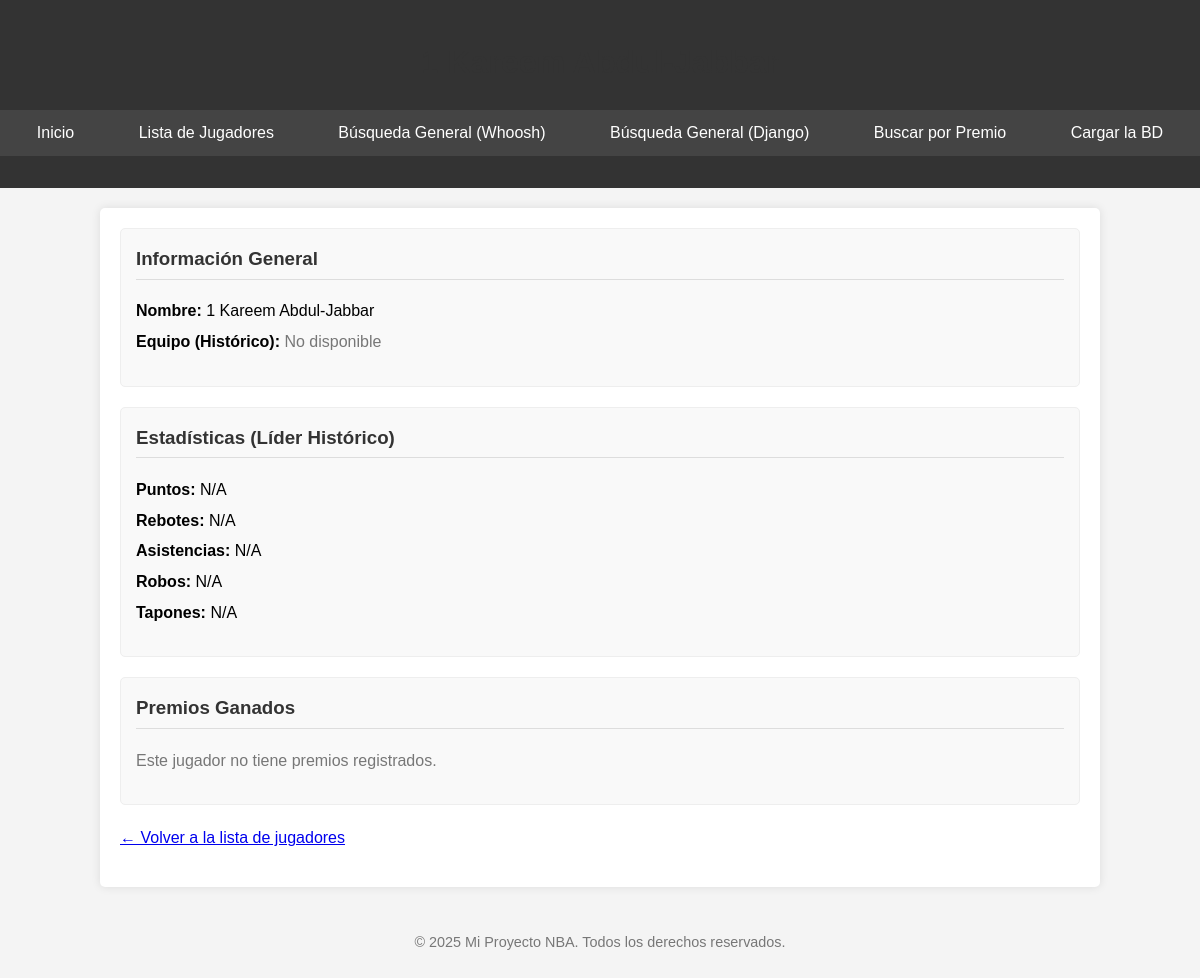
The page /jugadores/1217/ on the database its author committed.
### main/nba/models.py (models this page shows, shortened)
class Jugador(models.Model):
    nombre = models.CharField(max_length=100)
    equipo = models.CharField(max_length=100, null=True, blank=True)

class Estadistica(models.Model):
    jugador = models.ForeignKey(Jugador, on_delete=models.CASCADE, related_name='estadisticas')
    puntos = models.FloatField(null=True, blank=True)
    rebotes = models.FloatField(null=True, blank=True)
    asistencias = models.FloatField(null=True, blank=True)
    robos = models.FloatField(null=True, blank=True)
    tapones = models.FloatField(null=True, blank=True)

### main/views.py (the view)
# urls.py: path('jugadores/<int:jugador_id>/', views.detalle_jugador, name='detalle_jugador'),
def detalle_jugador(request, jugador_id):
    jugador = get_object_or_404(Jugador, pk=jugador_id)
    estadisticas = jugador.estadisticas.first()
    premios = jugador.premios.all().order_by('-año')
    return render(request, 'detalle_jugador.html', {
    'jugador': jugador,
    'estadisticas': estadisticas,
    'premios': premios
})

### main/templates/detalle_jugador.html (shortened to what this page needs)
{% extends 'base.html' %}
{% block encabezado %}
    <h1>{{ jugador.nombre }}</h1>
{% endblock %}
{% block contenido %}
    <div class="detail-section">
        <h3>Información General</h3>
        <ul>
            <li><strong>Nombre:</strong> {{ jugador.nombre }}</li>
            <li><strong>Equipo (Histórico):</strong>
                {% if jugador.equipo and jugador.equipo != "Unknown" %}
                    {{ jugador.equipo }}
                {% else %}
                    <span class="no-data">No disponible</span>
                {% endif %}
            </li>
        </ul>
    </div>
    <div class="detail-section">
        <h3>Estadísticas (Líder Histórico)</h3>
        {% if estadisticas %}
            <ul>
                <li><strong>Puntos:</strong> {{ estadisticas.puntos|default:"N/A" }}</li>
                <li><strong>Rebotes:</strong> {{ estadisticas.rebotes|default:"N/A" }}</li>
                <li><strong>Asistencias:</strong> {{ estadisticas.asistencias|default:"N/A" }}</li>
                <li><strong>Robos:</strong> {{ estadisticas.robos|default:"N/A" }}</li>
                <li><strong>Tapones:</strong> {{ estadisticas.tapones|default:"N/A" }}</li>
            </ul>
        {% else %}
            <p class="no-data">No hay estadísticas disponibles.</p>
        {% endif %}
    </div>
    <div class="detail-section">
        <h3>Premios Ganados</h3>
        {% if premios %}
            <ul>
                {% for premio in premios %}
                    <li>{{ premio.nombre_premio }} ({{ premio.año }})</li>
                {% endfor %}
            </ul>
        {% else %}
            <p class="no-data">Este jugador no tiene premios registrados.</p>
        {% endif %}
    </div>
    <p><a href="{% url 'main:lista_jugadores' %}">← Volver a la lista de jugadores</a></p>
{% endblock %}

### rows shown on the page
Jugador: nombre "1 Kareem Abdul-Jabbar"
Estadistica: puntos "N/A", rebotes "N/A", asistencias "N/A", robos "N/A", tapones "N/A"
